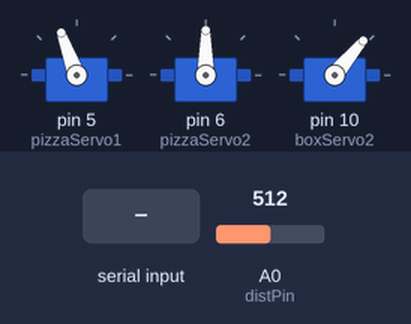
Simulated run of this sketch. Board: Arduino Uno, built with avr-gcc and run on an emulated ATmega328P. Parts: 3 × servo. The inputs (shaded band) are chosen by the test bench; at power-on: A0 (distPin) = 512.

Above: at 1.2 s.
1.3 s: "1" received over Serial
At 1.9 s:
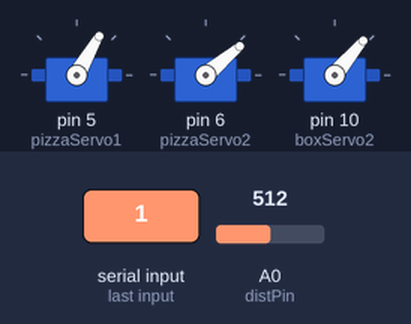
4.3 s: A0 (distPin) set to 311
5.8 s: A0 (distPin) set to 283
At 6.8 s:
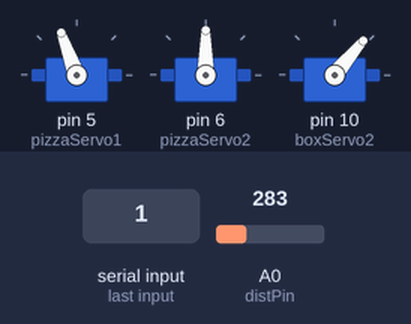
7.3 s: A0 (distPin) set to 306
At 10.0 s:
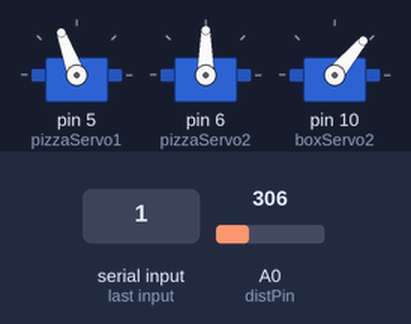
10.3 s: A0 (distPin) set to 290
At 10.8 s:
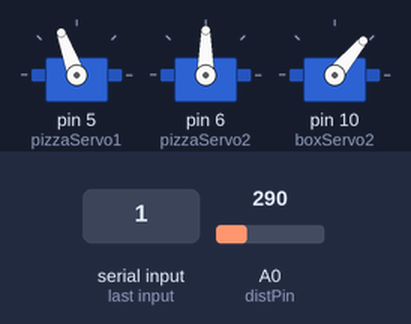
Timing chart, 0 to 12.8 s (numbered marks = the images above; inputs shaded):
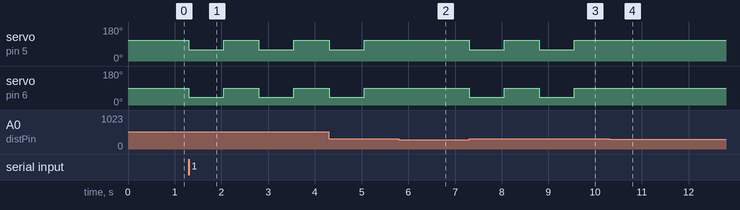

Measured:
- the behaviour switches between 301 and 300 on A0 (distPin) (found by bisection; images 1 and 2)
- after the input at 1.3 s, servo on pin 5 (pizzaServo1): alternates 110° for 0.75 s and 60° for 0.75 s, starting at once; servo on pin 6 (pizzaServo2): alternates 90° for 0.75 s and 40° for 0.75 s, starting at once
- after the input at 5.8 s, servo on pin 5 (pizzaServo1): stays 110° (without the input it goes to 60° after 0.00 s); servo on pin 6 (pizzaServo2): stays 90° (without the input it goes to 40° after 0.00 s)
- after the input at 7.3 s, servo on pin 5 (pizzaServo1): alternates 110° for 0.75 s and 60° for 0.75 s, starting at once; servo on pin 6 (pizzaServo2): alternates 90° for 0.75 s and 40° for 0.75 s, starting at once
- after the input at 10.3 s, servo on pin 5 (pizzaServo1): stops changing and stays 110°; servo on pin 6 (pizzaServo2): stops changing and stays 90°

The sketch:

leon.ino
```cpp
#include <Servo.h>

Servo pizzaServo1;
Servo pizzaServo2;
Servo boxServo2;
Servo boxServo1;

int distPin = A0;
int dist;

bool start = false;
int pizzaServo1up = 60;
int pizzaServo2up = pizzaServo1up - 20;
int pizzaServo1down = 110;
int pizzaServo2down = pizzaServo1down - 20;
int boxServo2down = 50;
int boxServo2up = 150;

int count = 0;

void setup() {
  Serial.begin(9600);
  pizzaServo1.attach(5);  // attaches the servo on pin 9 to the servo object
  pizzaServo2.attach(6);
  boxServo2.attach(10);

  pizzaServo1.write(pizzaServo1down);
  pizzaServo2.write(pizzaServo2down);
  boxServo2.write(boxServo2down);
}

void loop(){


  if (Serial.available()){
    Serial.read();
    start = !start;
  }

  if (start){
//    pizzaServo1.write(pizzaServo1up);
//    pizzaServo2.write(pizzaServo2up);

    dist = analogRead(distPin);
//    Serial.println(dist);

    if (dist > 300){
      dist = map(dist,100,300,110,60);
      pizzaServo1.write(pizzaServo1up);
      pizzaServo2.write(pizzaServo2up);

//    for (int i = 0; i < 50; i++){
//      count++;
//      pizzaServo1.write(pizzaServo1down - count);
//      pizzaServo2.write(pizzaServo2down - count);
//      delay(50);
//    }
//    count = 0;

      delay(750);
      pizzaServo1.write(pizzaServo1down);
      pizzaServo2.write(pizzaServo2down);
      delay(750);
    }

  }
}
```
